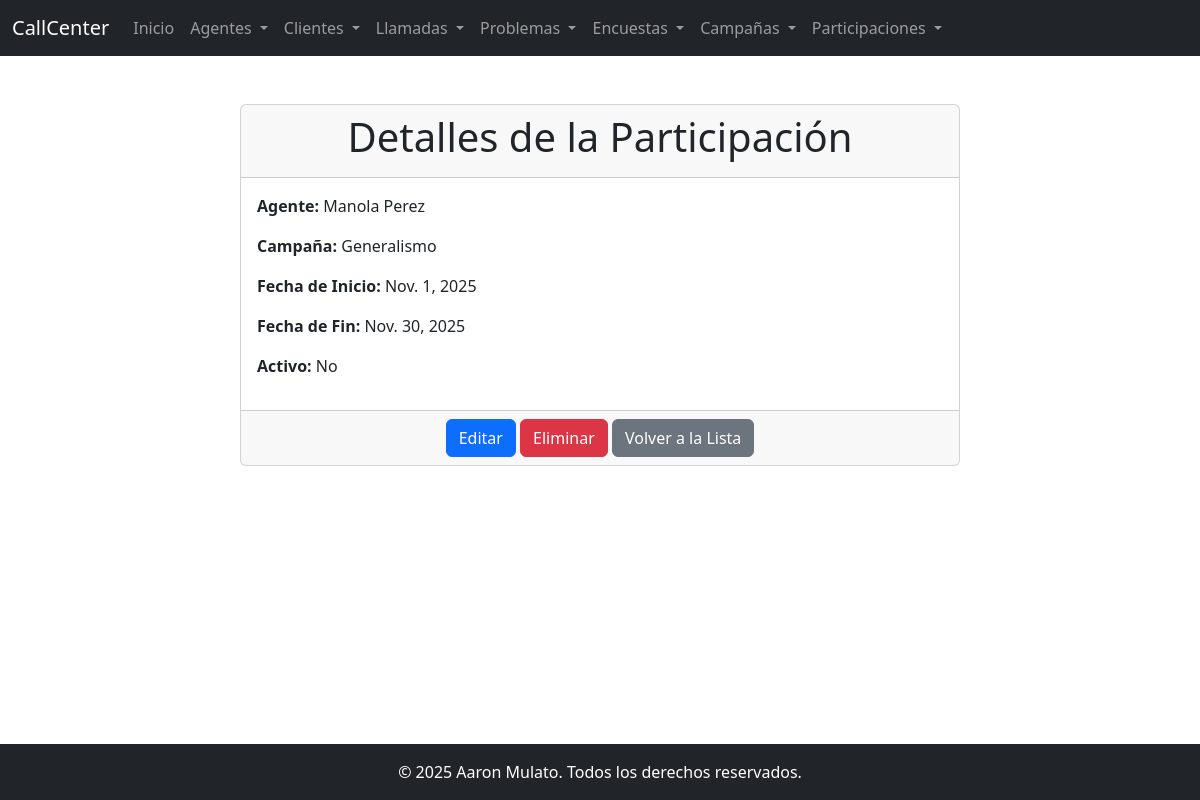
Page /participaciones/1/ on the committed database.
### app_callcenter/models.py (models this page shows, shortened)
class ParticipacionCampana(models.Model):
    id_agente = models.ForeignKey(AgenteCallCenter, on_delete=models.SET_NULL, null=True, blank=True)
    id_campana = models.ForeignKey(Campana, on_delete=models.SET_NULL, null=True, blank=True)
    fecha_inicio_participacion = models.DateField(null=True, blank=True)
    fecha_fin_participacion = models.DateField(null=True, blank=True)
    num_llamadas_realizadas = models.IntegerField(null=True, blank=True)
    num_exitos = models.IntegerField(null=True, blank=True)
    tiempo_promedio_llamada = models.IntegerField(null=True, blank=True)

class AgenteCallCenter(models.Model):
    nombre = models.CharField(max_length=100, null=True, blank=True)
    apellido = models.CharField(max_length=100, null=True, blank=True)
    email = models.EmailField(max_length=100, null=True, blank=True)
    telefono = models.CharField(max_length=20, null=True, blank=True)
    fecha_contratacion = models.DateField(null=True, blank=True)
    salario = models.DecimalField(max_digits=10, decimal_places=2, null=True, blank=True)
    turno = models.CharField(max_length=50, null=True, blank=True)
    habilidades_idiomas = models.TextField(null=True, blank=True)
    estado_agente = models.CharField(max_length=50, null=True, blank=True)
    dni = models.CharField(max_length=20, null=True, blank=True)
    foto = models.ImageField(upload_to='fotos_agentes/', null=True, blank=True)
    def __str__(self):
        return f"{self.nombre} {self.apellido}"

class Campana(models.Model):
    nombre_campana = models.CharField(max_length=255, null=True, blank=True)
    descripcion = models.TextField(null=True, blank=True)
    fecha_inicio = models.DateField(null=True, blank=True)
    fecha_fin = models.DateField(null=True, blank=True)
    tipo_campana = models.CharField(max_length=50, null=True, blank=True)
    objetivo = models.TextField(null=True, blank=True)
    publico_objetivo = models.TextField(null=True, blank=True)
    presupuesto_campana = models.DecimalField(max_digits=10, decimal_places=2, null=True, blank=True)
    def __str__(self):
        return self.nombre_campana

### app_callcenter/views.py (the view)
# urls.py: path("participaciones/<int:pk>/", ParticipacionCampanaDetailView.as_view(), name="participacion-detail"),
class ParticipacionCampanaDetailView(DetailView):
    model = ParticipacionCampana
    template_name = "app_callcenter/participacioncampana_detail.html"
    context_object_name = "participacion"

### app_callcenter/templates/app_callcenter/participacioncampana_detail.html (shortened to what this page needs)
{% extends 'app_callcenter/base.html' %}
{% block content %}
<div class="container mt-4">
    <div class="row justify-content-center">
        <div class="col-md-8">
            <div class="card">
                <div class="card-header">
                    <h1 class="text-center">Detalles de la Participación</h1>
                </div>
                <div class="card-body">
                    <p><strong>Agente:</strong> {{ object.id_agente }}</p>
                    <p><strong>Campaña:</strong> {{ object.id_campana }}</p>
                    <p><strong>Fecha de Inicio:</strong> {{ object.fecha_inicio_participacion }}</p>
                    <p><strong>Fecha de Fin:</strong> {{ object.fecha_fin_participacion }}</p>
                    <p><strong>Activo:</strong> {% if object.participacion_activa %}Sí{% else %}No{% endif %}</p>
                </div>
                <div class="card-footer text-center">
                    <a href="{% url 'app_callcenter:participacion-update' object.pk %}" class="btn btn-primary">Editar</a>
                    <a href="{% url 'app_callcenter:participacion-delete' object.pk %}" class="btn btn-danger">Eliminar</a>
                    <a href="{% url 'app_callcenter:participacion-list' %}" class="btn btn-secondary">Volver a la Lista</a>
                </div>
            </div>
        </div>
    </div>
</div>
{% endblock %}

### rows in the picture
ParticipacionCampana: id_agente "Manola Perez", id_campana "Generalismo", fecha_inicio_participacion "Nov. 1, 2025", fecha_fin_participacion "Nov. 30, 2025"
